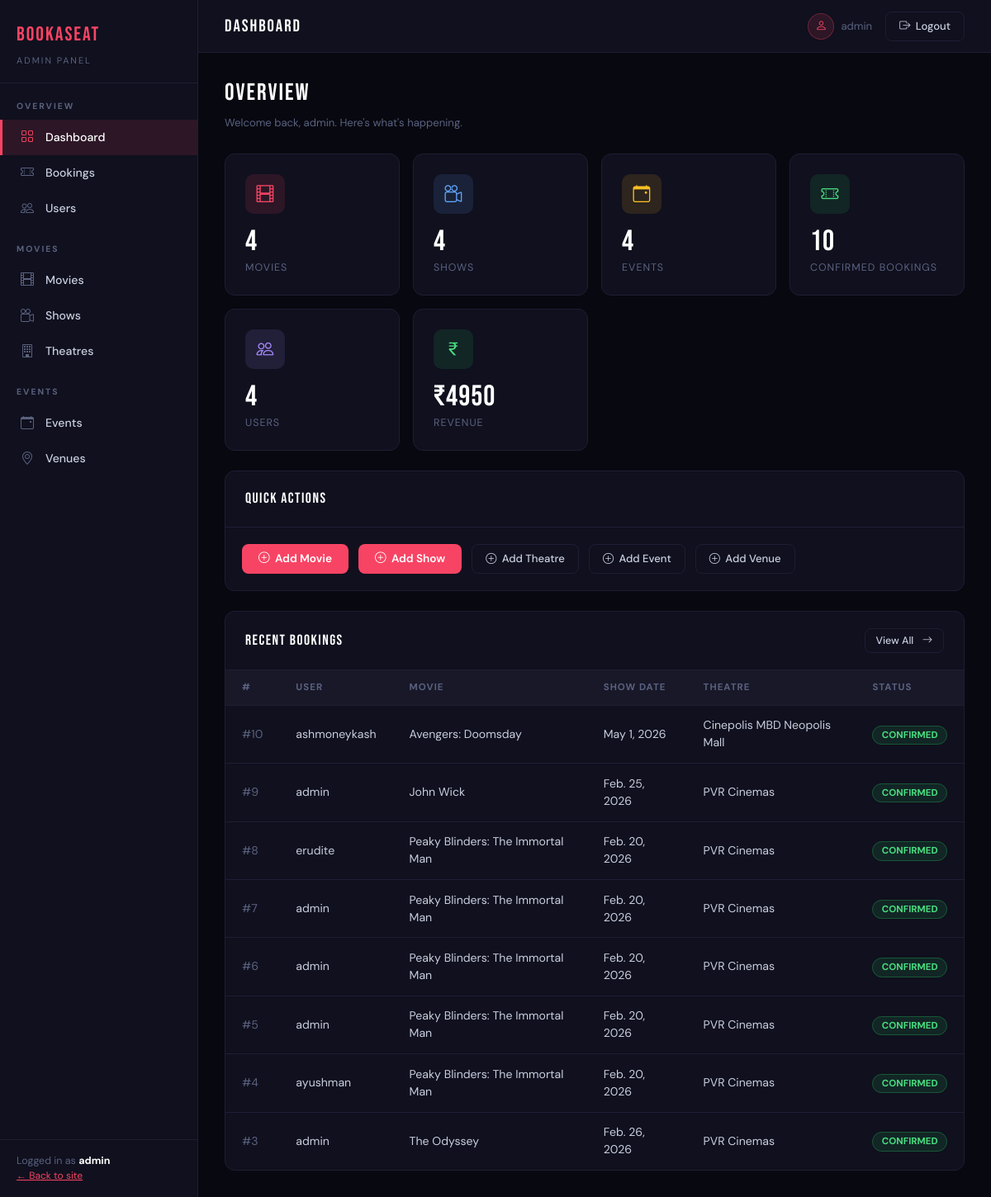
The page /dashboard/ (signed in) on the database its author committed.
### bookings/models.py (models this page shows, shortened)
class Booking(models.Model):
    STATUS_CHOICES = [
        ('PENDING', 'Pending'),
        ('CONFIRMED', 'Confirmed'),
        ('CANCELLED', 'Cancelled'),
    ]
    user = models.ForeignKey(
        settings.AUTH_USER_MODEL,
        on_delete=models.CASCADE,
        related_name='bookings'
    )
    show = models.ForeignKey(
        'movies.Show',
        on_delete=models.CASCADE,
        related_name='bookings'
    )
    seats = models.ManyToManyField('Seat', related_name='seat_bookings')
    status = models.CharField(max_length=10, choices=STATUS_CHOICES, default='PENDING')
    created_at = models.DateTimeField(auto_now_add=True)

### movies/models.py (models this page shows, shortened)
class Show(models.Model):
    movie = models.ForeignKey(Movie, on_delete=models.CASCADE, related_name='shows')
    theatre = models.ForeignKey(Theatre, on_delete=models.CASCADE, related_name='shows')
    show_date = models.DateField()
    show_time = models.TimeField()
    price = models.DecimalField(max_digits=8,decimal_places=2)
    total_seats = models.PositiveIntegerField()
    available_seats = models.PositiveIntegerField()
    created_at = models.DateTimeField(auto_now_add=True)

class Movie(models.Model):
    title = models.CharField(max_length=255)
    description = models.TextField()
    duration = models.PositiveIntegerField(help_text="Duration in minutes")
    language = models.CharField(max_length=50)
    release_date = models.DateField()
    poster = models.ImageField(upload_to='movies/posters/')
    is_active = models.BooleanField(default=True)

class Theatre(models.Model):
    name = models.CharField(max_length=255)
    city = models.CharField(max_length=100)
    address = models.TextField()
    total_screens = models.PositiveIntegerField(default=1)

### dashboard/views.py (the view)
# urls.py: path('', views.dashboard_home, name='dashboard_home'),
def dashboard_home(request):
    if not request.user.is_authenticated or not request.user.is_staff:
        return redirect('login')
    total_movies = Movie.objects.count()
    total_shows = Show.objects.count()
    total_bookings = Booking.objects.count()
    total_events = Event.objects.count()
    total_users = User.objects.count()
    confirmed_bookings = Booking.objects.filter(status='CONFIRMED').count()
    recent_bookings = Booking.objects.select_related(
        'user', 'show__movie', 'show__theatre'
    ).order_by('-created_at')[:8]
    revenue = Payment.objects.filter(status='SUCCESS').aggregate(
        total=Sum('booking__show__price')
    )['total'] or 0
    context = {
        'total_movies': total_movies,
        'total_shows': total_shows,
        'total_bookings': total_bookings,
        'total_events': total_events,
        'total_users': total_users,
        'confirmed_bookings': confirmed_bookings,
        'recent_bookings': recent_bookings,
        'revenue': revenue,
        'section': 'home',
    }
    return render(request, 'dashboard/home.html', context)

### dashboard/templates/dashboard/home.html (shortened to what this page needs)
{% extends 'dashboard/base.html' %}
{% block topbar_title %}DASHBOARD{% endblock %}
{% block content %}
<div class="page-heading">
  <div>
    <h1>OVERVIEW</h1>
    <p>Welcome back, {{ request.user.username }}. Here's what's happening.</p>
  </div>
</div>
<div class="row g-3 mb-4">
  <div class="col-6 col-lg-3">
    <div class="stat-card">
      <div class="stat-icon" style="background:rgba(248,68,100,0.12);">
        <i class="bi bi-film" style="color:#f84464;"></i>
      </div>
      <div class="stat-value">{{ total_movies }}</div>
      <div class="stat-label">Movies</div>
    </div>
  </div>
  <div class="col-6 col-lg-3">
    <div class="stat-card">
      <div class="stat-icon" style="background:rgba(96,165,250,0.12);">
        <i class="bi bi-camera-reels" style="color:#60a5fa;"></i>
      </div>
      <div class="stat-value">{{ total_shows }}</div>
      <div class="stat-label">Shows</div>
    </div>
  </div>
  <div class="col-6 col-lg-3">
    <div class="stat-card">
      <div class="stat-icon" style="background:rgba(251,191,36,0.12);">
        <i class="bi bi-calendar-event" style="color:#fbbf24;"></i>
      </div>
      <div class="stat-value">{{ total_events }}</div>
      <div class="stat-label">Events</div>
    </div>
  </div>
  <div class="col-6 col-lg-3">
    <div class="stat-card">
      <div class="stat-icon" style="background:rgba(34,197,94,0.12);">
        <i class="bi bi-ticket-perforated" style="color:#4ade80;"></i>
      </div>
      <div class="stat-value">{{ confirmed_bookings }}</div>
      <div class="stat-label">Confirmed Bookings</div>
    </div>
  </div>
  <div class="col-6 col-lg-3">
    <div class="stat-card">
      <div class="stat-icon" style="background:rgba(167,139,250,0.12);">
        <i class="bi bi-people" style="color:#a78bfa;"></i>
      </div>
      <div class="stat-value">{{ total_users }}</div>
      <div class="stat-label">Users</div>
    </div>
  </div>
  <div class="col-6 col-lg-3">
    <div class="stat-card">
      <div class="stat-icon" style="background:rgba(34,197,94,0.12);">
        <i class="bi bi-currency-rupee" style="color:#4ade80;"></i>
      </div>
      <div class="stat-value">₹{{ revenue|floatformat:0 }}</div>
      <div class="stat-label">Revenue</div>
    </div>
  </div>
</div>
<div class="row g-3 mb-4">
  <div class="col-12">
    <div class="dash-table">
      <div class="dash-table-head">
        <span class="dash-table-title">QUICK ACTIONS</span>
      </div>
      <div style="padding:1.25rem; display:flex; gap:0.75rem; flex-wrap:wrap;">
        <a href="{% url 'dashboard_movie_add' %}" class="btn-red"><i class="bi bi-plus-circle"></i> Add Movie</a>
        <a href="{% url 'dashboard_show_add' %}" class="btn-red"><i class="bi bi-plus-circle"></i> Add Show</a>
        <a href="{% url 'dashboard_theatre_add' %}" class="btn-ghost"><i class="bi bi-plus-circle"></i> Add Theatre</a>
        <a href="{% url 'dashboard_event_add' %}" class="btn-ghost"><i class="bi bi-plus-circle"></i> Add Event</a>
        <a href="{% url 'dashboard_venue_add' %}" class="btn-ghost"><i class="bi bi-plus-circle"></i> Add Venue</a>
      </div>
    </div>
  </div>
</div>
<div class="dash-table">
  <div class="dash-table-head">
    <span class="dash-table-title">RECENT BOOKINGS</span>
    <a href="{% url 'dashboard_bookings' %}" class="btn-ghost" style="font-size:0.78rem; padding:0.3rem 0.8rem;">
      View All <i class="bi bi-arrow-right ms-1"></i>
    </a>
  </div>
  <table class="admin-table">
    <thead>
      <tr>
        <th>#</th>
        <th>User</th>
        <th>Movie</th>
        <th>Show Date</th>
        <th>Theatre</th>
        <th>Status</th>
      </tr>
    </thead>
    <tbody>
      {% for booking in recent_bookings %}
        <tr>
          <td style="color:var(--muted);">#{{ booking.id }}</td>
          <td>{{ booking.user.username }}</td>
          <td>{{ booking.show.movie.title }}</td>
          <td>{{ booking.show.show_date }}</td>
          <td>{{ booking.show.theatre.name }}</td>
          <td>
            {% if booking.status == 'CONFIRMED' %}
              <span class="badge-active">{{ booking.status }}</span>
            {% else %}
              <span class="badge-inactive">{{ booking.status }}</span>
            {% endif %}
          </td>
        </tr>
      {% empty %}
        <tr><td colspan="6" style="color:var(--muted); text-align:center; padding:2rem;">No bookings yet.</td></tr>
      {% endfor %}
    </tbody>
  </table>
</div>
{% endblock %}

### dashboard/templates/dashboard/base.html (shortened to what this page needs)
<!DOCTYPE html>
<html lang="en">
<head>
  <link href="https://cdn.jsdelivr.net/npm/bootstrap@5.3.2/dist/css/bootstrap.min.css" rel="stylesheet" />
  <link href="https://cdn.jsdelivr.net/npm/bootstrap-icons@1.11.3/font/bootstrap-icons.min.css" rel="stylesheet" />
</head>
<body>
<aside class="sidebar">
  <a href="{% url 'dashboard_home' %}" class="sidebar-brand">
    <span class="logo">BookASeat</span>
    <span class="sub">Admin Panel</span>
  </a>
  <div class="sidebar-section">
    <div class="sidebar-label">Overview</div>
    <a href="{% url 'dashboard_home' %}" class="sidebar-link {% if section == 'home' %}active{% endif %}">
      <i class="bi bi-grid"></i> Dashboard
    </a>
    <a href="{% url 'dashboard_bookings' %}" class="sidebar-link {% if section == 'bookings' %}active{% endif %}">
      <i class="bi bi-ticket-perforated"></i> Bookings
    </a>
    <a href="{% url 'dashboard_users' %}" class="sidebar-link {% if section == 'users' %}active{% endif %}">
      <i class="bi bi-people"></i> Users
    </a>
  </div>
  <div class="sidebar-section">
    <div class="sidebar-label">Movies</div>
    <a href="{% url 'dashboard_movies' %}" class="sidebar-link {% if section == 'movies' %}active{% endif %}">
      <i class="bi bi-film"></i> Movies
    </a>
    <a href="{% url 'dashboard_shows' %}" class="sidebar-link {% if section == 'shows' %}active{% endif %}">
      <i class="bi bi-camera-reels"></i> Shows
    </a>
    <a href="{% url 'dashboard_theatres' %}" class="sidebar-link {% if section == 'theatres' %}active{% endif %}">
      <i class="bi bi-building"></i> Theatres
    </a>
  </div>
  <div class="sidebar-section">
    <div class="sidebar-label">Events</div>
    <a href="{% url 'dashboard_events' %}" class="sidebar-link {% if section == 'events' %}active{% endif %}">
      <i class="bi bi-calendar-event"></i> Events
    </a>
    <a href="{% url 'dashboard_venues' %}" class="sidebar-link {% if section == 'venues' %}active{% endif %}">
      <i class="bi bi-geo-alt"></i> Venues
    </a>
  </div>
  <div class="sidebar-footer">
    <div>Logged in as <strong style="color:#fff;">{{ request.user.username }}</strong></div>
    <a href="{% url 'movie_list' %}" style="color:var(--red); font-size:0.75rem;">← Back to site</a>
  </div>
</aside>
<div class="main-wrap">
  <div class="topbar">
    <div class="topbar-title">{% block topbar_title %}Dashboard{% endblock %}</div>
    <div class="topbar-right">
      <div class="topbar-user">
        <div class="topbar-avatar"><i class="bi bi-person"></i></div>
        <span>{{ request.user.username }}</span>
      </div>
      <form method="post" action="{% url 'logout' %}" style="display:inline;">
        <button type="submit" class="btn-ghost" style="cursor:pointer;">
            <i class="bi bi-box-arrow-right"></i> Logout
        </button>
        </form>
    </div>
  </div>
  <div class="page-content">
    {% block content %}{% endblock %}
  </div>
</div>
</body>
</html>

### rows shown on the page
Booking: id "10", user.username "ashmoneykash", show.movie "Avengers: Doomsday", show.show_date "May 1, 2026", show.theatre.name "Cinepolis MBD Neopolis Mall", status "CONFIRMED"
Booking: id "9", user.username "admin", show.movie "John Wick", show.show_date "Feb. 25, 2026", show.theatre.name "PVR Cinemas", status "CONFIRMED"
Booking: id "8", user.username "erudite", show.movie "Peaky Blinders: The Immortal Man", show.show_date "Feb. 20, 2026", show.theatre.name "PVR Cinemas", status "CONFIRMED"
Booking: id "7", user.username "admin", show.movie "Peaky Blinders: The Immortal Man", show.show_date "Feb. 20, 2026", show.theatre.name "PVR Cinemas", status "CONFIRMED"
Booking: id "6", user.username "admin", show.movie "Peaky Blinders: The Immortal Man", show.show_date "Feb. 20, 2026", show.theatre.name "PVR Cinemas", status "CONFIRMED"
Booking: id "5", user.username "admin", show.movie "Peaky Blinders: The Immortal Man", show.show_date "Feb. 20, 2026", show.theatre.name "PVR Cinemas", status "CONFIRMED"
Booking: id "4", user.username "ayushman", show.movie "Peaky Blinders: The Immortal Man", show.show_date "Feb. 20, 2026", show.theatre.name "PVR Cinemas", status "CONFIRMED"
Booking: id "3", user.username "admin", show.movie "The Odyssey", show.show_date "Feb. 26, 2026", show.theatre.name "PVR Cinemas", status "CONFIRMED"

### other values the page prints
{{ request.user.username }} "admin"
{{ total_movies }} "4"
{{ total_shows }} "4"
{{ total_events }} "4"
{{ confirmed_bookings }} "10"
{{ total_users }} "4"
{{ revenue|floatformat:0 }} "4950"
